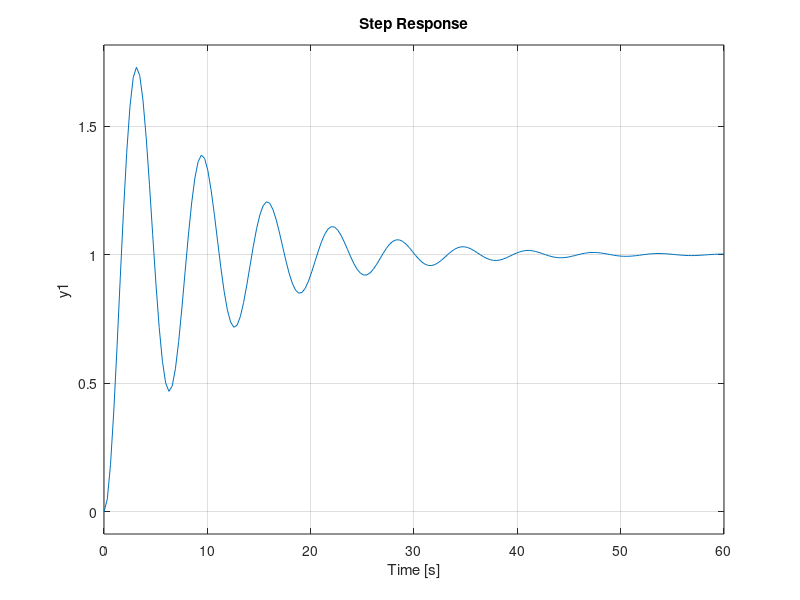
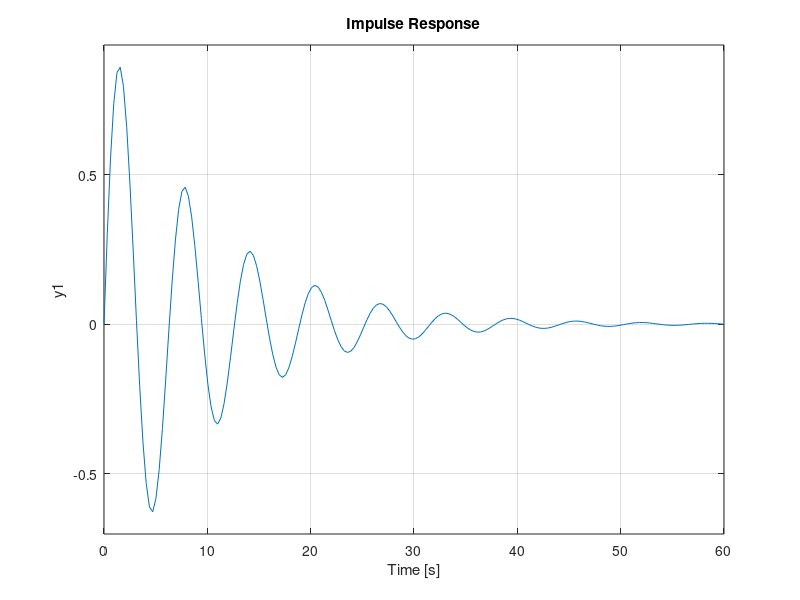
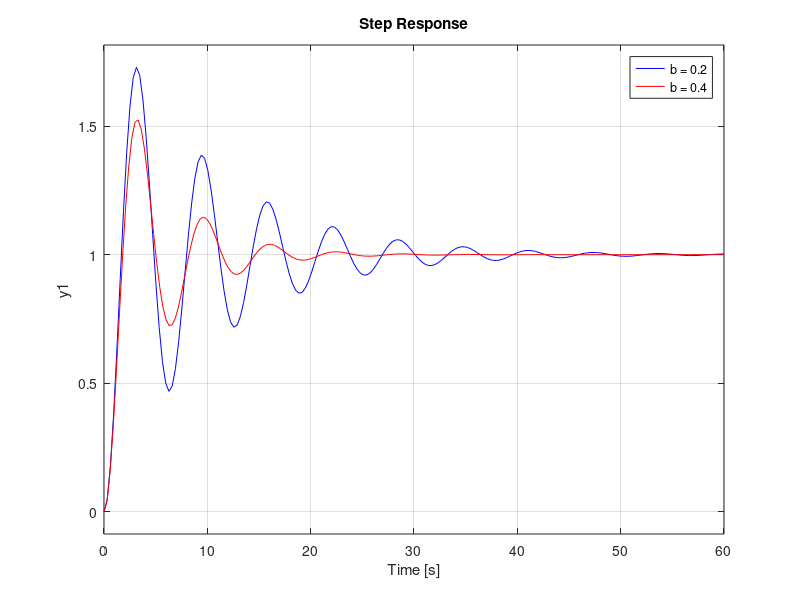
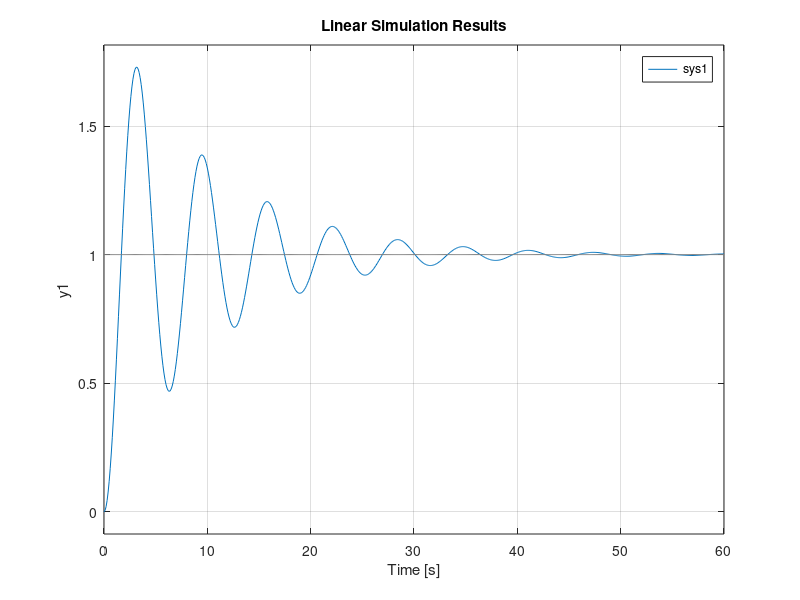

Write the MATLAB code that produced these figures, in order.
% Spring-Mass-Damper modeling

clear all
close all
clc

m = 1; % mass [kg]
k = 1; % spring constant [N/m]
b = 0.2; % damping constant [Ns/m]  
F = 1; % input force [N]

A = [0 1; -k/m -b/m]; % system matrix
B = [0 1/m]'; % input matrix
C = [1 0]; % output matrix
D = [0]; % feedforward matrix

%% Equivalent representations of the system in time and frequency domains

s = tf('s');
sys1 = 1/(m*s^2+b*s+k)

sys1 = ss(A,B,C,D) % state-space representation of the system

[b a] = ss2tf(A,B,C,D) % state-space to transfer function representation

%% Impulse and step response

figure(1);
step(sys1);

figure(2);
impulse(sys1);

%% change some parameters, e.g. damping

m = 1; % mass [kg]
k = 1; % spring constant [N/m]
b = 0.4; % damping constant [Ns/m]  (try also 0 and 2 to see undamped and overdamped cases)
F = 1; % input force [N]

A = [0 1; -k/m -b/m]; % system matrix
B = [0 1/m]'; % input matrix
C = [1 0]; % output matrix
D = [0]; % feedforward matrix

sys2 = ss(A,B,C,D) % state-space representation of the system

figure(3)
step(sys1,'b', sys2,'r')
legend('b = 0.2','b = 0.4')

%% integrate system

t = 0:0.1:60; % time vector
u = F*ones(length(t),1); % input vector
figure(4)
lsim(sys1,u,t) % integrate linear system